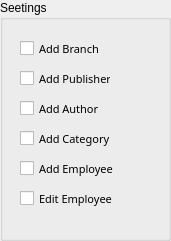
       <widget class="QGroupBox" name="groupBox_13">
        <property name="enabled">
         <bool>true</bool>
        </property>
        <property name="geometry">
         <rect>
          <x>680</x>
          <y>110</y>
          <width>171</width>
          <height>241</height>
         </rect>
        </property>
        <property name="title">
         <string>Seetings</string>
        </property>
        <widget class="QCheckBox" name="checkBox_17">
         <property name="geometry">
          <rect>
           <x>20</x>
           <y>100</y>
           <width>101</width>
           <height>17</height>
          </rect>
         </property>
         <property name="font">
          <font>
           <family>Yu Gothic UI Semibold</family>
           <pointsize>8</pointsize>
           <weight>50</weight>
           <italic>false</italic>
           <bold>false</bold>
          </font>
         </property>
         <property name="text">
          <string>Add Author</string>
         </property>
        </widget>
        <widget class="QCheckBox" name="checkBox_18">
         <property name="geometry">
          <rect>
           <x>20</x>
           <y>70</y>
           <width>91</width>
           <height>17</height>
          </rect>
         </property>
         <property name="font">
          <font>
           <family>Yu Gothic UI Semibold</family>
           <pointsize>8</pointsize>
           <weight>50</weight>
           <italic>false</italic>
           <bold>false</bold>
          </font>
         </property>
         <property name="text">
          <string>Add Publisher</string>
         </property>
        </widget>
        <widget class="QCheckBox" name="checkBox_19">
         <property name="geometry">
          <rect>
           <x>20</x>
           <y>40</y>
           <width>91</width>
           <height>17</height>
          </rect>
         </property>
         <property name="font">
          <font>
           <family>Yu Gothic UI Semibold</family>
           <pointsize>8</pointsize>
           <weight>50</weight>
           <italic>false</italic>
           <bold>false</bold>
          </font>
         </property>
         <property name="text">
          <string>Add Branch</string>
         </property>
        </widget>
        <widget class="QCheckBox" name="checkBox_20">
         <property name="geometry">
          <rect>
           <x>20</x>
           <y>130</y>
           <width>101</width>
           <height>17</height>
          </rect>
         </property>
         <property name="font">
          <font>
           <family>Yu Gothic UI Semibold</family>
           <pointsize>8</pointsize>
           <weight>50</weight>
           <italic>false</italic>
           <bold>false</bold>
          </font>
         </property>
         <property name="text">
          <string>Add Category</string>
         </property>
        </widget>
        <widget class="QCheckBox" name="checkBox_21">
         <property name="geometry">
          <rect>
           <x>20</x>
           <y>160</y>
           <width>101</width>
           <height>17</height>
          </rect>
         </property>
         <property name="font">
          <font>
           <family>Yu Gothic UI Semibold</family>
           <pointsize>8</pointsize>
           <weight>50</weight>
           <italic>false</italic>
           <bold>false</bold>
          </font>
         </property>
         <property name="text">
          <string>Add Employee</string>
         </property>
        </widget>
        <widget class="QCheckBox" name="checkBox_22">
         <property name="geometry">
          <rect>
           <x>20</x>
           <y>190</y>
           <width>101</width>
           <height>17</height>
          </rect>
         </property>
         <property name="font">
          <font>
           <family>Yu Gothic UI Semibold</family>
           <pointsize>8</pointsize>
           <weight>50</weight>
           <italic>false</italic>
           <bold>false</bold>
          </font>
         </property>
         <property name="text">
          <string>Edit Employee</string>
         </property>
        </widget>
       </widget>
